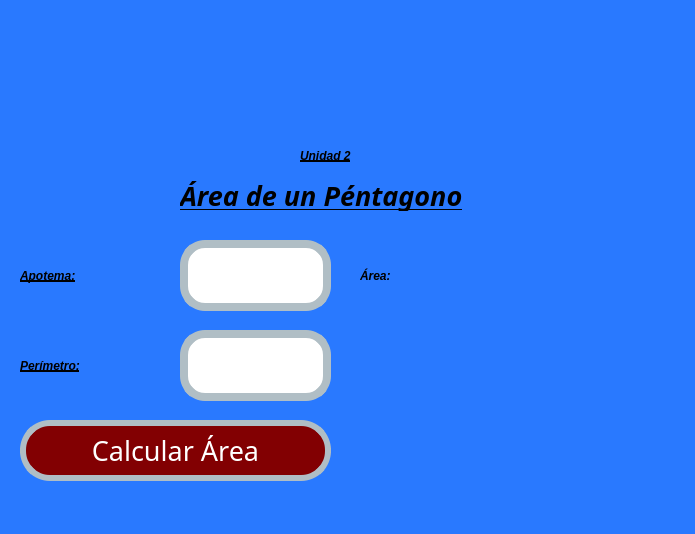
<?xml version="1.0" encoding="UTF-8"?>
<ui version="4.0">
 <class>MainWindow</class>
 <widget class="QMainWindow" name="MainWindow">
  <property name="geometry">
   <rect>
    <x>0</x>
    <y>0</y>
    <width>695</width>
    <height>534</height>
   </rect>
  </property>
  <property name="font">
   <font>
    <pointsize>1</pointsize>
   </font>
  </property>
  <property name="windowTitle">
   <string>MainWindow</string>
  </property>
  <property name="styleSheet">
   <string notr="true">background-color: #2979FF</string>
  </property>
  <widget class="QWidget" name="centralwidget">
   <widget class="QLabel" name="lbl_imagenUat">
    <property name="geometry">
     <rect>
      <x>60</x>
      <y>0</y>
      <width>331</width>
      <height>121</height>
     </rect>
    </property>
    <property name="styleSheet">
     <string notr="true"/>
    </property>
    <property name="text">
     <string/>
    </property>
    <property name="pixmap">
     <pixmap resource="../../Archivos/Recursos.qrc">:/Logos/log_uat_nuevo.png</pixmap>
    </property>
    <property name="scaledContents">
     <bool>true</bool>
    </property>
   </widget>
   <widget class="QLabel" name="lbl_imagenFi">
    <property name="geometry">
     <rect>
      <x>480</x>
      <y>-10</y>
      <width>211</width>
      <height>141</height>
     </rect>
    </property>
    <property name="styleSheet">
     <string notr="true"/>
    </property>
    <property name="text">
     <string/>
    </property>
    <property name="pixmap">
     <pixmap resource="../../Archivos/Recursos.qrc">:/Logos/FIT_logo_vertical.png</pixmap>
    </property>
    <property name="scaledContents">
     <bool>true</bool>
    </property>
   </widget>
   <widget class="QLabel" name="lbl_imagenGatos">
    <property name="geometry">
     <rect>
      <x>380</x>
      <y>320</y>
      <width>311</width>
      <height>171</height>
     </rect>
    </property>
    <property name="styleSheet">
     <string notr="true"/>
    </property>
    <property name="text">
     <string/>
    </property>
    <property name="pixmap">
     <pixmap resource="../../Archivos/Recursos.qrc">:/Images/Gatos.png</pixmap>
    </property>
    <property name="scaledContents">
     <bool>true</bool>
    </property>
   </widget>
   <widget class="QLabel" name="lbl_Perimetro">
    <property name="geometry">
     <rect>
      <x>20</x>
      <y>350</y>
      <width>141</width>
      <height>31</height>
     </rect>
    </property>
    <property name="styleSheet">
     <string notr="true">text-decoration: underline;
font: 20pt &quot;Forte&quot;;
color:rgb(0, 0, 0);
border-radius: 10px;
font-weight: bold;
font-style: italic;</string>
    </property>
    <property name="text">
     <string>Perímetro:</string>
    </property>
   </widget>
   <widget class="QLabel" name="lbl_ValorSuperficie">
    <property name="geometry">
     <rect>
      <x>360</x>
      <y>260</y>
      <width>311</width>
      <height>31</height>
     </rect>
    </property>
    <property name="styleSheet">
     <string notr="true">font: 75 20pt &quot;Forte&quot;;
                   color: black;
                   border-radius: 10px;
                   font-weight: bold;
                   font-style: italic;</string>
    </property>
    <property name="text">
     <string>Área: </string>
    </property>
   </widget>
   <widget class="QLineEdit" name="txt_ValorPerimetro">
    <property name="geometry">
     <rect>
      <x>180</x>
      <y>330</y>
      <width>151</width>
      <height>71</height>
     </rect>
    </property>
    <property name="contextMenuPolicy">
     <enum>Qt::PreventContextMenu</enum>
    </property>
    <property name="whatsThis">
     <string/>
    </property>
    <property name="styleSheet">
     <string notr="true">background-color:rgb(255, 255, 255);
color:rgb(0, 0, 0);
border-radius:25px;
border:8px solid #B0BEC5;
font: 75 16pt &quot;MS Shell Dlg 2&quot;;
</string>
    </property>
    <property name="text">
     <string/>
    </property>
    <property name="maxLength">
     <number>32774</number>
    </property>
    <property name="cursorPosition">
     <number>0</number>
    </property>
    <property name="dragEnabled">
     <bool>false</bool>
    </property>
    <property name="readOnly">
     <bool>false</bool>
    </property>
    <property name="clearButtonEnabled">
     <bool>false</bool>
    </property>
   </widget>
   <widget class="QLabel" name="lbl_titulo">
    <property name="geometry">
     <rect>
      <x>180</x>
      <y>180</y>
      <width>481</width>
      <height>31</height>
     </rect>
    </property>
    <property name="font">
     <font>
      <family>Forte</family>
      <pointsize>20</pointsize>
      <weight>75</weight>
      <italic>true</italic>
      <bold>true</bold>
      <underline>true</underline>
     </font>
    </property>
    <property name="styleSheet">
     <string notr="true">text-decoration: underline;
font: 20pt &quot;Forte&quot;;
color:rgb(0, 0, 0);
border-radius: 10px;
font-weight: bold;
font-style: italic;</string>
    </property>
    <property name="text">
     <string>Área de un Péntagono</string>
    </property>
   </widget>
   <widget class="QLabel" name="lbl_Unidad2">
    <property name="geometry">
     <rect>
      <x>300</x>
      <y>140</y>
      <width>161</width>
      <height>31</height>
     </rect>
    </property>
    <property name="styleSheet">
     <string notr="true">text-decoration: underline;
font: 20pt &quot;Forte&quot;;
color:rgb(0, 0, 0);
border-radius: 10px;
font-weight: bold;
font-style: italic;</string>
    </property>
    <property name="text">
     <string>Unidad 2</string>
    </property>
   </widget>
   <widget class="QLabel" name="lbl_Apotema">
    <property name="geometry">
     <rect>
      <x>20</x>
      <y>260</y>
      <width>181</width>
      <height>31</height>
     </rect>
    </property>
    <property name="styleSheet">
     <string notr="true">text-decoration: underline;
font: 20pt &quot;Forte&quot;;
color:rgb(0, 0, 0);
border-radius: 10px;
font-weight: bold;
font-style: italic;</string>
    </property>
    <property name="text">
     <string>Apotema:</string>
    </property>
   </widget>
   <widget class="QLineEdit" name="txt_ValorApotema">
    <property name="geometry">
     <rect>
      <x>180</x>
      <y>240</y>
      <width>151</width>
      <height>71</height>
     </rect>
    </property>
    <property name="contextMenuPolicy">
     <enum>Qt::PreventContextMenu</enum>
    </property>
    <property name="whatsThis">
     <string/>
    </property>
    <property name="styleSheet">
     <string notr="true">background-color:rgb(255, 255, 255);
color:rgb(0, 0, 0);
border-radius:25px;
border:8px solid #B0BEC5;
font: 75 16pt &quot;MS Shell Dlg 2&quot;;
</string>
    </property>
    <property name="text">
     <string/>
    </property>
    <property name="maxLength">
     <number>32774</number>
    </property>
    <property name="cursorPosition">
     <number>0</number>
    </property>
    <property name="dragEnabled">
     <bool>false</bool>
    </property>
    <property name="readOnly">
     <bool>false</bool>
    </property>
    <property name="clearButtonEnabled">
     <bool>false</bool>
    </property>
   </widget>
   <widget class="QPushButton" name="btn_Area">
    <property name="geometry">
     <rect>
      <x>20</x>
      <y>420</y>
      <width>311</width>
      <height>61</height>
     </rect>
    </property>
    <property name="font">
     <font>
      <family>Forte</family>
      <pointsize>20</pointsize>
      <weight>50</weight>
      <italic>false</italic>
      <bold>false</bold>
     </font>
    </property>
    <property name="styleSheet">
     <string notr="true">font: 20pt &quot;Forte&quot;;
background-color: rgb(130, 0, 2);
color: rgb(255, 255, 255);
border-radius:30px;
border:6px solid #B0BEC5;</string>
    </property>
    <property name="text">
     <string>Calcular Área</string>
    </property>
   </widget>
  </widget>
  <widget class="QMenuBar" name="menubar">
   <property name="geometry">
    <rect>
     <x>0</x>
     <y>0</y>
     <width>695</width>
     <height>26</height>
    </rect>
   </property>
  </widget>
  <widget class="QStatusBar" name="statusbar"/>
 </widget>
 <resources>
  <include location="../../Archivos/Recursos.qrc"/>
  <include location="../../Archivos/Recursos.qrc"/>
 </resources>
 <connections/>
</ui>
